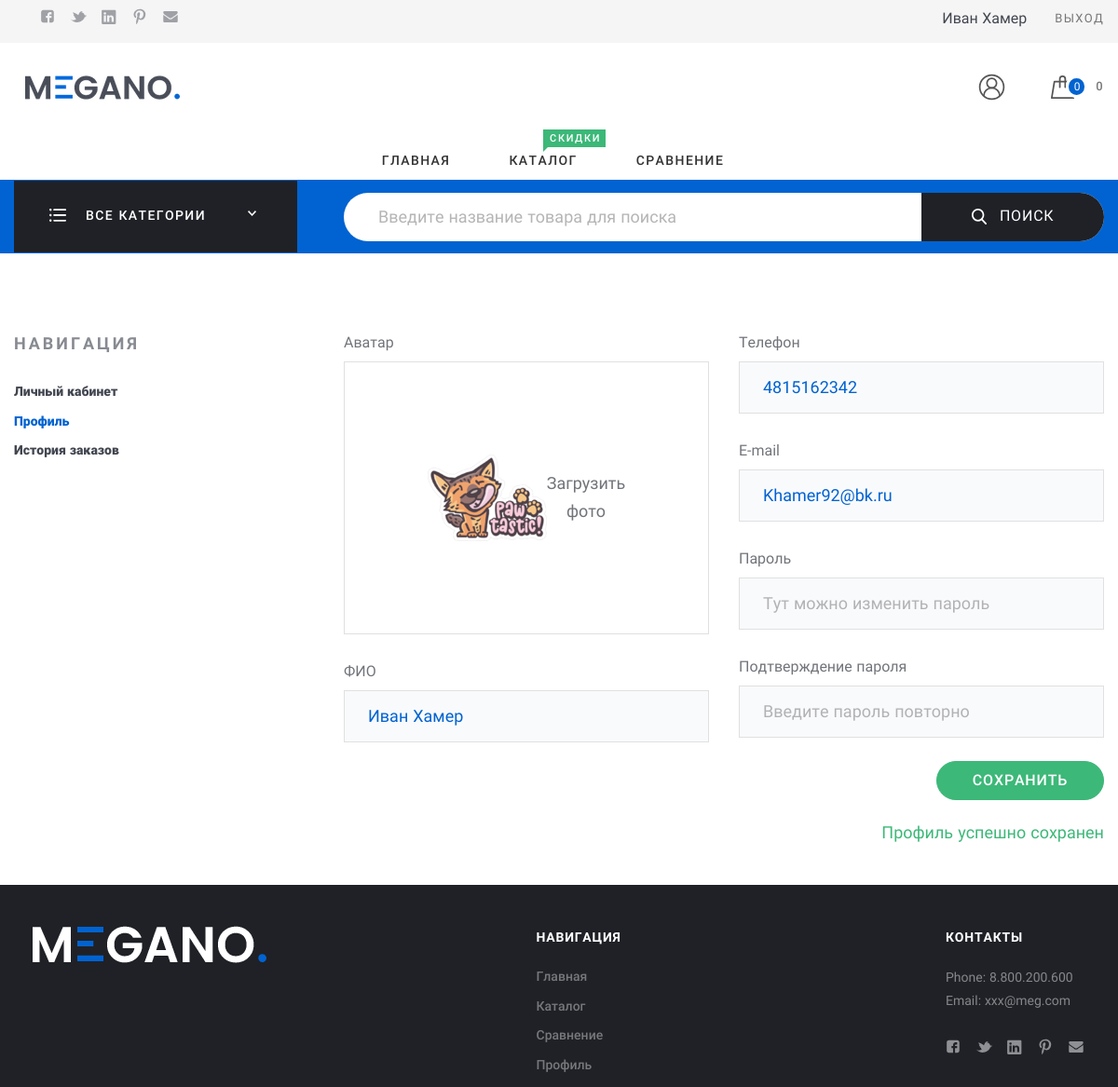
Page /profile/ (signed in) on the committed database.
### my_store_app/models.py (models this page shows, shortened)
class Profile(models.Model):
    def validate_image(fieldfile_obj):
        file_size = fieldfile_obj.file.size
        megabyte_limit = 150.0
        if file_size > megabyte_limit * 1024 * 1024:
            raise Exception("Максимальный размер файла {}MB".format(str(megabyte_limit)))
    user = models.OneToOneField(User, unique=True, on_delete=models.CASCADE, related_name='profile')
    username = models.CharField(default='-------', max_length=50,
                                verbose_name='username', blank=True, null=True)
    full_name = models.CharField(default='не указано', max_length=50, verbose_name='ФИО пользователя', blank=True)
    phone = models.CharField(default='Не указано', max_length=30, verbose_name='номер телефона', blank=True, null=True,
                             unique=True)
    email = models.EmailField(verbose_name='email пользователя', blank=True, unique=True)
    avatar = models.ImageField(upload_to='catalog/files/', null=True, validators=[validate_image], default='')
    class Meta:
        verbose_name = 'Профиль'
        verbose_name_plural = 'Профили пользователей'

### my_store_app/views.py (the view)
# urls.py: path('profile/', ProfileView.as_view(), name='profile'),
class ProfileView(View):
    def get(self, request: HttpRequest):
        return render(request, 'my_store_app/profile.html')

### cart/cart.py (called while the page is built)
    def __len__(self):
        return sum(item['quantity'] for item in self.cart.values())

### cart/context_processor.py (called while the page is built)
def cart(request):
    return {'cart': Cart(request)}

### products/templatetags/products_tags.py (called while the page is built)
@register.simple_tag()
def all_category():
    return CategoryProduct.objects.all()

@register.simple_tag()
def cart_products(**kwargs):
    if not kwargs['pk']:
        return 0
    cart = Cart.objects.filter(username=kwargs['pk'])
    count = 0
    for product in cart:
        count += product.quantity
    return count

@register.simple_tag()
def cart_total_price(**kwargs):
    if not kwargs['pk']:
        return 0
    cart = Cart.objects.filter(username=kwargs['pk'])
    total_price = 0
    for product in cart:
        total_price += product.product.price * product.quantity
    answer = f'{total_price:,}'
    return answer

@register.simple_tag()
def cart_view(**kwargs):
    if not kwargs['pk']:
        return 666
    return kwargs['pk']

@register.simple_tag()
def order_user(**kwargs):
    user = Profile.objects.get(user=kwargs['pk'])
    return user

### my_store_app/templates/my_store_app/profile.html (shortened to what this page needs)
{% extends "my_store_app/base.html" %}
{% load static %}
{% load products_tags %}
{% block content %}
    {% order_user pk=request.user.pk as user %}
    <div class="Middle Middle_top">
        <div class="Section Section_column Section_columnLeft">
            <div class="wrap">
                <div class="Section-column">
                    <div class="Section-columnSection">
                        <header class="Section-header">
                            <strong class="Section-title">Навигация
                            </strong>
                        </header>
                        <div class="Section-columnContent">
                            <div class="NavigateProfile">
                                <ul class="menu menu_vt">
                                    <li class="menu-item"><a class="menu-link" href="{% url 'my_store_app:account' %}">Личный кабинет</a>
                                    </li>
                                    <li class="menu-item_ACTIVE menu-item"><a class="menu-link" href="{% url 'my_store_app:profile' %}">Профиль</a>
                                    </li>
                                    <li class="menu-item"><a class="menu-link" href="{% url 'orders:order_history' %}">История заказов</a>
                                    </li>
                                </ul>
                            </div>
                        </div>
                    </div>
                </div>
                <div class="Section-content">
                    <div class="Profile">
                        <form class="form Profile-form" action="{% url 'my_store_app:avatar' id=request.user.pk %}" method="post">
                            <div class="row">
                                <div class="row-block">
                                    <div class="form-group">
                                        <label class="form-label" for="avatar">Аватар
                                        </label>
                                        <div class="Profile-avatar Profile-avatar_noimg">
                                            <label class="Profile-fileLabel" for="avatar"><img src="{% static 'assets/img/paw_tastic_dog_sticker_fantastic_icon_249889_1_Ao7fyBn.png' %}" alt="#.png" />Загрузить фото
                                            </label>
                                        </div>
                                    </div>
                                    <div class="form-group">
                                        <label class="form-label" for="name">ФИО
                                        </label>
                                        <input class="form-input" id="name" name="name" type="text" value="{{ user.full_name }}" data-validate="require" />
                                    </div>
                                </div>
                                <div class="row-block">
                                    <div class="form-group">
                                        <label class="form-label" for="phone">Телефон
                                        </label>
                                        <input class="form-input" id="phone" name="phone" type="text" value="{{ user.phone }}" />
                                    </div>
                                    <div class="form-group">
                                        <label class="form-label" for="mail">E-mail
                                        </label>
                                        <input class="form-input" id="mail" name="mail" type="text" value="{{ user.email }}" data-validate="require" />
                                    </div>
                                    <div class="form-group">
                                        <label class="form-label" for="password">Пароль
                                        </label>
                                        <input class="form-input" id="password" name="password" type="password" placeholder="Тут можно изменить пароль" />
                                    </div>
                                    <div class="form-group">
                                        <label class="form-label" for="passwordReply">Подтверждение пароля
                                        </label>
                                        <input class="form-input" id="passwordReply" name="passwordReply" type="password" placeholder="Введите пароль повторно" />
                                    </div>
                                    <div class="form-group">
                                        <div class="Profile-btn">
                                            <button class="btn btn_success" type="submit">Сохранить
                                            </button>
                                        </div>
                                        <div class="Profile-success">Профиль успешно сохранен
                                        </div>
                                    </div>
                                </div>
                            </div>
                        </form>
                    </div>
                </div>
            </div>
        </div>
    </div>
{% endblock %}

### my_store_app/templates/my_store_app/base.html (shortened to what this page needs)
<!DOCTYPE html>
{% load static %}
{% load products_tags %}
{% include 'include/head.html' %}
<html lang="ru">
<body class="Site">
    <header class="Header">
        <div class="ControlPanel">
            <div class="wrap">
                <div class="row ControlPanel-row">
                    <div class="row-block">
                        <div class="row ControlPanel-rowSplit">
                            <div class="row-block hide_700">
                                <ul class="menu menu_img menu_smallImg ControlPanel-menu">
                                    <li class="menu-item"><a class="menu-link" href="#"><img src="{% static 'assets/img/icons/socialHeader/fb.svg' %}" alt="fb.svg" /></a>
                                    </li>
                                    <li class="menu-item"><a class="menu-link" href="#"><img src="{% static 'assets/img/icons/socialHeader/tw.svg' %}" alt="tw.svg" /></a>
                                    </li>
                                    <li class="menu-item"><a class="menu-link" href="#"><img src="{% static 'assets/img/icons/socialHeader/in.svg' %}" alt="in.svg" /></a>
                                    </li>
                                    <li class="menu-item"><a class="menu-link" href="#"><img src="{% static 'assets/img/icons/socialHeader/pt.svg' %}" alt="pt.svg" /></a>
                                    </li>
                                    <li class="menu-item"><a class="menu-link" href="#"><img src="{% static 'assets/img/icons/socialHeader/mail.svg' %}" alt="mail.svg" /></a>
                                    </li>
                                </ul>
                            </div>
                        </div>
                    </div>
                    <nav class="row-block">
                        <div class="row ControlPanel-rowSplit">
                            {% if request.user.is_authenticated %}
                                {{ request.user.first_name }}
                                <div class="row-block"><a class="ControlPanel-title" href="{% url 'my_store_app:logout' %}">Выход</a></div>
                            {% else %}
                            <div class="row-block"><a class="ControlPanel-title" href="{% url 'my_store_app:login' %}">Вход</a>
                                <a class="ControlPanel-title" href="{% url 'my_store_app:register' %}">Регистрация</a></div>
                            {% endif %}
                        </div>
                    </nav>
                </div>
            </div>
        </div>
        <div class="wrap">
            <div class="row Header-rowMain">
                <div class="row-block Header-logo"><a class="logo" href="{% url 'my_store_app:index' %}"><img class="logo-image" src="{% static 'assets/img/logo.png' %}" alt="logo.png" /></a>
                </div>
                <nav class="row-block row-block_right Header-menu">
                    <div class="menuModal" id="navigate">
                        <ul class="menu menu_main">
                            <li class="menu-item"><a class="menu-link" href="{% url 'my_store_app:index' %}">Главная</a>
                            </li>
                            <li class="menu-item"><span class="menu-label menu-label_success">Скидки</span><a class="menu-link" href="{% url 'products:catalog' %}">Каталог</a>
                            </li>
                            <li class="menu-item"><a class="menu-link" href="comparison.html">Сравнение</a>
                            </li>
                        </ul>
                    </div>
                </nav>
                <div class="row-block">
                    <div class="CartBlock">
                        {% with total_items=cart|length %}
                            <div class="dropdown">
                                <button class="dropbtn"><img class="CartBlock-img" src="{% static 'assets/img/icons/loon-icon.svg' %}" alt="loon-icon.svg" /></button>
                            </div>
                            {% cart_products pk=request.user.profile.pk as count %}
                            {% cart_total_price pk=request.user.profile.pk as total_price %}
                            {% cart_view pk=request.user.profile.pk as way%}
                            <a class="CartBlock-block" href="{% url 'my_store_app:cart' pk=way %}"><img class="CartBlock-img" src="{% static 'assets/img/icons/cart.svg' %}" alt="cart.svg" /><span class="CartBlock-amount">{{ count }}</span></a>
                            <div class="CartBlock-block"><span class="CartBlock-price">{{ total_price }}</span>
                        {% endwith %}
                        </div>
                    </div>
                </div>
            </div>
        </div>
        <div class="Header-searchWrap">
            <div class="wrap">
                <div class="Header-categories">
                    <div class="CategoriesButton">
                        <div class="CategoriesButton-title">
                            <div class="CategoriesButton-icon"><img src="{% static 'assets/img/icons/allDep.svg' %}" alt="allDep.svg" />
                            </div><span class="CategoriesButton-text">Все категории</span>
                            <div class="CategoriesButton-arrow">
                            </div>
                        </div>
                        {% all_category as categories %}
                    </div>
                </div>
                <div class="Header-search">
                    <div class="search">
                        <form class="form form_search" action="{% url 'products:catalog_query' %}" method="post">
                            <input class="search-input" id="title" name="title" type="text" placeholder="Введите название товара для поиска" />
                            <button class="search-button" type="submit" name="search" id="search"><img src="{% static 'assets/img/icons/search.svg' %}" alt="search.svg" />Поиск
                            </button>
                        </form>
                    </div>
                </div>
            </div>
        </div>
    </header>
{% block content %} {% endblock content %}
    <footer class="Footer">
        <div class="wrap">
            <div class="row Footer-main">
                <div class="row-block"><a class="logo Footer-logo" href="{% url 'my_store_app:index' %}"><img class="logo-image" src="{% static 'assets/img/logo_footer.png' %}" alt="logo_footer.png" /></a>
                </div>
                <div class="row-block">
                    <strong class="Footer-title">Навигация
                    </strong>
                    <ul class="menu menu_vt Footer-menu">
                        <li class="menu-item"><a class="menu-link" href="{% url 'my_store_app:index' %}">Главная</a>
                        </li>
                        <li class="menu-item"><a class="menu-link" href="../../../products/templates/products/catalog.html">Каталог</a>
                        </li>
                        <li class="menu-item"><a class="menu-link" href="comparison.html">Сравнение</a>
                        </li>
                        <li class="menu-item"><a class="menu-link" href="account.html">Профиль</a>
                        </li>
                    </ul>
                </div>
                <div class="row-block">
                    <strong class="Footer-title">Контакты
                    </strong>
                    <p>Phone: 8.800.200.600<br>Email: xxx@meg.com<br>
                    </p>
                    <ul class="menu menu_img menu_smallImg Footer-menuSoc">
                        <li class="menu-item"><a class="menu-link" href="#"><img src="{% static 'assets/img/icons/socialFooter/fb.svg' %}" alt="fb.svg" /></a>
                        </li>
                        <li class="menu-item"><a class="menu-link" href="#"><img src="{% static 'assets/img/icons/socialFooter/tw.svg' %}" alt="tw.svg" /></a>
                        </li>
                        <li class="menu-item"><a class="menu-link" href="#"><img src="{% static 'assets/img/icons/socialFooter/in.svg' %}" alt="in.svg" /></a>
                        </li>
                        <li class="menu-item"><a class="menu-link" href="#"><img src="{% static 'assets/img/icons/socialFooter/pt.svg' %}" alt="pt.svg" /></a>
                        </li>
                        <li class="menu-item"><a class="menu-link" href="#"><img src="{% static 'assets/img/icons/socialFooter/mail.svg' %}" alt="mail.svg" /></a>
                        </li>
                    </ul>
                </div>
            </div>
        </div>
    </footer>
</body>
</html>

### rows in the picture
Profile: name "Иван Хамер", phone "4815162342", mail "Khamer92@bk.ru"

### other values in the picture
{{ request.user.first_name }} "Иван Хамер"
{{ count }} "0"
{{ total_price }} "0"
